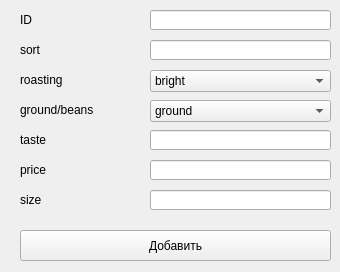
<?xml version="1.0" encoding="UTF-8"?>
<ui version="4.0">
    <class>MainWindow</class>
    <widget class="QMainWindow" name="MainWindow">
        <property name="geometry">
            <rect>
                <x>0</x>
                <y>0</y>
                <width>340</width>
                <height>272</height>
            </rect>
        </property>
        <property name="windowTitle">
            <string>MainWindow</string>
        </property>
        <widget class="QWidget" name="centralwidget">
            <widget class="QLineEdit" name="IDEdit">
                <property name="geometry">
                    <rect>
                        <x>150</x>
                        <y>10</y>
                        <width>181</width>
                        <height>20</height>
                    </rect>
                </property>
            </widget>
            <widget class="QLineEdit" name="sortEdit">
                <property name="geometry">
                    <rect>
                        <x>150</x>
                        <y>40</y>
                        <width>181</width>
                        <height>20</height>
                    </rect>
                </property>
            </widget>
            <widget class="QLineEdit" name="tasteEdit">
                <property name="geometry">
                    <rect>
                        <x>150</x>
                        <y>130</y>
                        <width>181</width>
                        <height>20</height>
                    </rect>
                </property>
            </widget>
            <widget class="QLineEdit" name="sizeEdit">
                <property name="geometry">
                    <rect>
                        <x>150</x>
                        <y>190</y>
                        <width>181</width>
                        <height>20</height>
                    </rect>
                </property>
            </widget>
            <widget class="QLineEdit" name="priceEdit">
                <property name="geometry">
                    <rect>
                        <x>150</x>
                        <y>160</y>
                        <width>181</width>
                        <height>20</height>
                    </rect>
                </property>
            </widget>
            <widget class="QLabel" name="label">
                <property name="geometry">
                    <rect>
                        <x>20</x>
                        <y>10</y>
                        <width>131</width>
                        <height>20</height>
                    </rect>
                </property>
                <property name="text">
                    <string>ID</string>
                </property>
            </widget>
            <widget class="QLabel" name="label_2">
                <property name="geometry">
                    <rect>
                        <x>20</x>
                        <y>40</y>
                        <width>131</width>
                        <height>20</height>
                    </rect>
                </property>
                <property name="text">
                    <string>sort</string>
                </property>
            </widget>
            <widget class="QLabel" name="label_3">
                <property name="geometry">
                    <rect>
                        <x>20</x>
                        <y>70</y>
                        <width>131</width>
                        <height>20</height>
                    </rect>
                </property>
                <property name="text">
                    <string>roasting</string>
                </property>
            </widget>
            <widget class="QLabel" name="label_4">
                <property name="geometry">
                    <rect>
                        <x>20</x>
                        <y>100</y>
                        <width>131</width>
                        <height>20</height>
                    </rect>
                </property>
                <property name="text">
                    <string>ground/beans</string>
                </property>
            </widget>
            <widget class="QLabel" name="label_5">
                <property name="geometry">
                    <rect>
                        <x>20</x>
                        <y>130</y>
                        <width>131</width>
                        <height>20</height>
                    </rect>
                </property>
                <property name="text">
                    <string>taste</string>
                </property>
            </widget>
            <widget class="QLabel" name="label_6">
                <property name="geometry">
                    <rect>
                        <x>20</x>
                        <y>160</y>
                        <width>131</width>
                        <height>20</height>
                    </rect>
                </property>
                <property name="text">
                    <string>price</string>
                </property>
            </widget>
            <widget class="QLabel" name="label_7">
                <property name="geometry">
                    <rect>
                        <x>20</x>
                        <y>190</y>
                        <width>131</width>
                        <height>20</height>
                    </rect>
                </property>
                <property name="text">
                    <string>size</string>
                </property>
            </widget>
            <widget class="QComboBox" name="comboBox">
                <property name="geometry">
                    <rect>
                        <x>150</x>
                        <y>100</y>
                        <width>181</width>
                        <height>22</height>
                    </rect>
                </property>
                <item>
                    <property name="text">
                        <string>ground</string>
                    </property>
                </item>
                <item>
                    <property name="text">
                        <string>beans</string>
                    </property>
                </item>
            </widget>
            <widget class="QComboBox" name="comboBox_2">
                <property name="geometry">
                    <rect>
                        <x>150</x>
                        <y>70</y>
                        <width>181</width>
                        <height>22</height>
                    </rect>
                </property>
                <item>
                    <property name="text">
                        <string>bright</string>
                    </property>
                </item>
                <item>
                    <property name="text">
                        <string>medium</string>
                    </property>
                </item>
                <item>
                    <property name="text">
                        <string>dark</string>
                    </property>
                </item>
            </widget>
            <widget class="QPushButton" name="pushButton">
                <property name="geometry">
                    <rect>
                        <x>20</x>
                        <y>230</y>
                        <width>311</width>
                        <height>31</height>
                    </rect>
                </property>
                <property name="text">
                    <string>Добавить</string>
                </property>
            </widget>
        </widget>
    </widget>
    <resources/>
    <connections/>
</ui>
